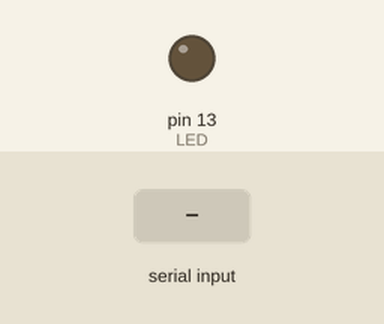
Bench run of a sketch on a simulated Arduino Uno, built with avr-gcc and run on an emulated ATmega328P. Shown: output pins drawn as LEDs (lit = HIGH). The inputs (shaded band) are chosen by the test bench.

Above: at 1.2 s.
1.3 s: "H" received over Serial
At 1.7 s:
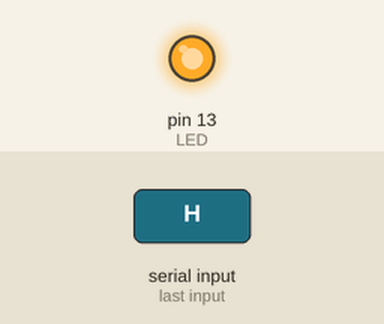
2.8 s: "L" received over Serial
At 4.0 s:
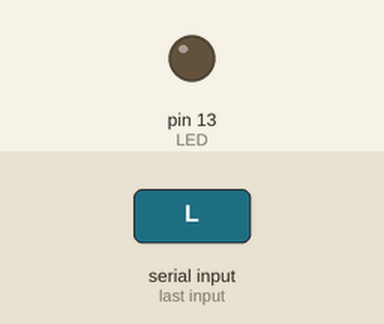
Timing chart, 0 to 5.8 s (numbered marks = the images above; inputs shaded):
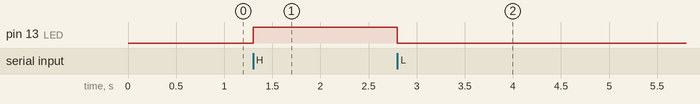

The sketch:

arduino.ino
```cpp
void setup() {
  // put your setup code here, to run once:
  Serial.begin(9600); //파이썬과 맞춘 통신 속도
  pinMode(13,OUTPUT); // 아두이노 내장 LED (13번 핀)
}

void loop() {
  // put your main code here, to run repeatedly:
  if(Serial.available()>0){
    char cmd=Serial.read();  // 파이썬이 보낸 글자 읽기
    if(cmd=='H'){
      digitalWrite(13,HIGH); //LED 켜기
    } else if(cmd=='L'){
      digitalWrite(13,LOW);
    }
  }
}
```

Measured:
- after the input at 1.3 s, pin 13 (LED): LOW → HIGH at once
- after the input at 2.8 s, pin 13 (LED): HIGH → LOW at once
